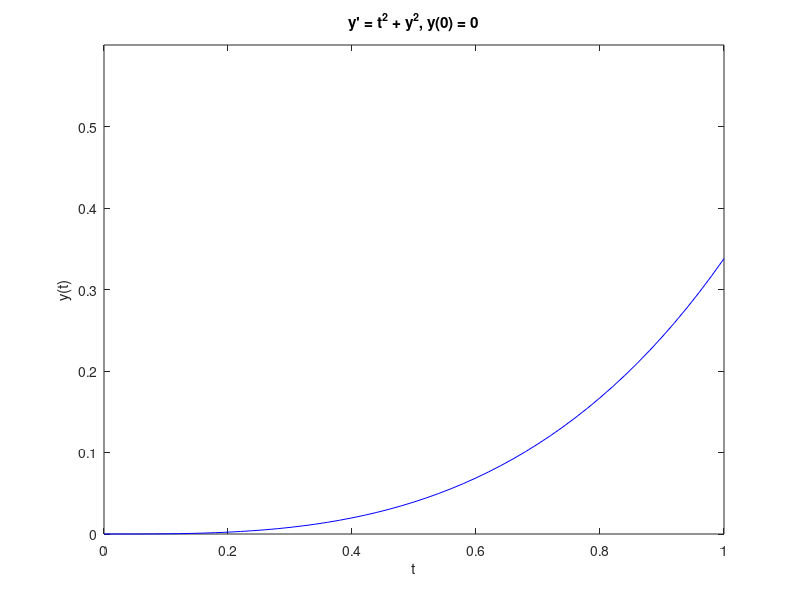

Source code (MATLAB):
clc;
clear;
h = 0.02;
a = 0;
b = 1;
N = (b - a) / h;
w = zeros(1, N);
t = zeros(1, N);
t(1) = a;
w(1) = 0; % Initial value of y

for i = 2:N
    w(i) = w(i-1) + h * (t(i-1)^2 + w(i-1)^2);
    t(i) = a + i * h;
end

plot([a, t], [0, w], 'b-',LineWidth=2)
ylim([0, 0.6]);
xlabel('t')
ylabel('y(t)')
title("y' = t^2 + y^2, y(0) = 0")